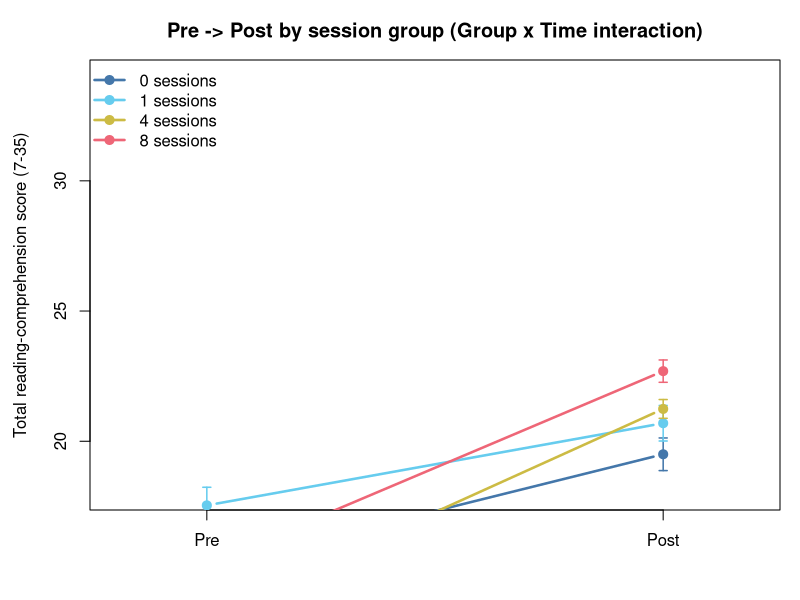
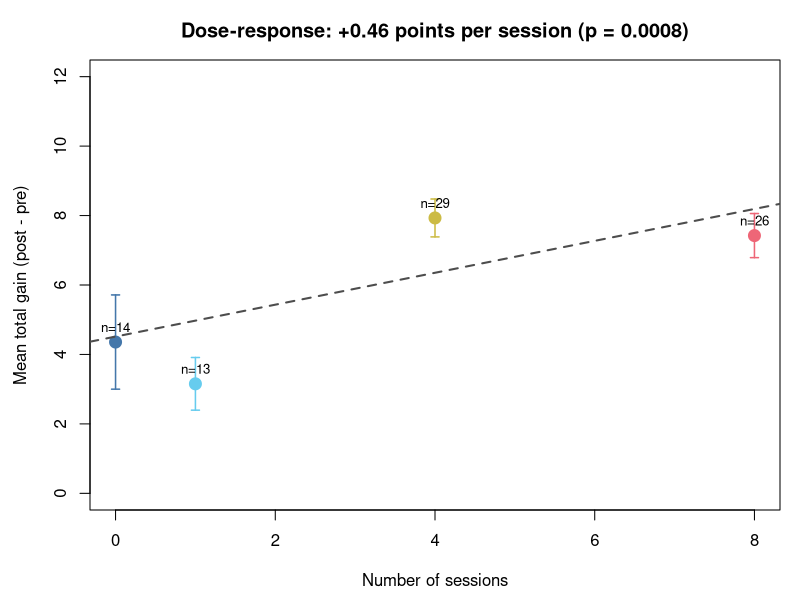
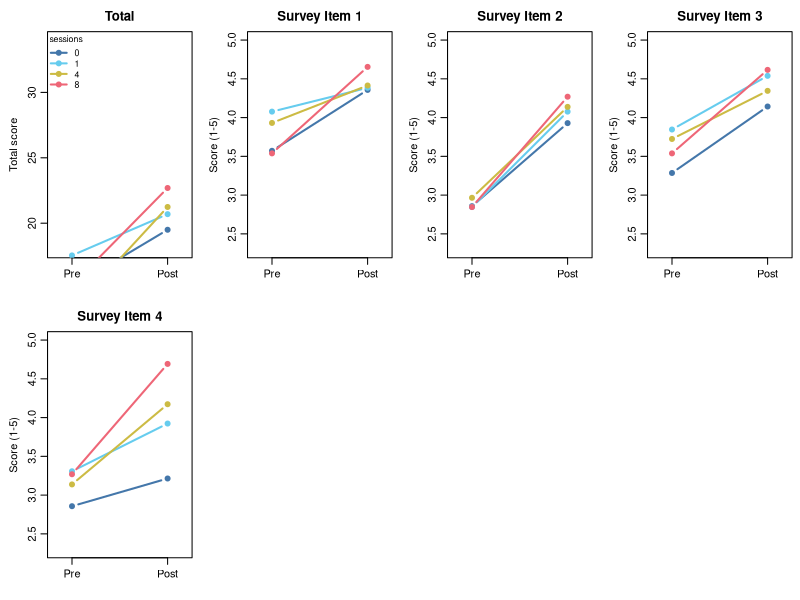

Write the R code that produced these figures, in order. (Note: this script raises an error after producing the figures.)
###########################################################################
# Plots + Tukey-on-gains for the mixed-ANOVA re-analysis
#
# Run from the repository root, AFTER mixed_anova_analysis.R:
#   Rscript ANOVA/mixed_anova_plots.R
###########################################################################
setwd(dirname(rstudioapi::getSourceEditorContext()$path))

# Generated by ../analysis_by_question.R
d <- read.csv(
  "input/student-clinician-all-cleaned.csv",
  check.names = FALSE
)
names(d)[names(d) == "Session Group"] <- "Group"
d$Group <- factor(d$Group, levels = c("0", "1", "4", "8"))
session_n <- c("0" = 0, "1" = 1, "4" = 4, "8" = 8)
glab <- levels(d$Group)
cols <- c("#4477AA", "#66CCEE", "#CCBB44", "#EE6677")  # 0/1/4/8

cell_stats <- function(pre, post) {
  n   <- as.numeric(table(d$Group))
  agg <- function(col, fun) as.numeric(tapply(d[[col]], d$Group, fun))
  data.frame(
    Group = glab,
    sessions = as.numeric(session_n[glab]),
    pre_m  = agg(pre,  mean),  pre_se  = agg(pre,  sd) / sqrt(n),
    post_m = agg(post, mean),  post_se = agg(post, sd) / sqrt(n),
    gain_m = as.numeric(tapply(d[[post]] - d[[pre]], d$Group, mean)),
    gain_se = as.numeric(tapply(d[[post]] - d[[pre]], d$Group, sd)) / sqrt(n)
  )
}

ebar <- function(x, m, se, col) arrows(x, m - se, x, m + se, angle = 90,
                                       code = 3, length = 0.04, col = col, lwd = 1.5)

## ---- Plot 1: Total interaction (pre -> post by group) ----
s <- cell_stats("TotalA", "TotalB")
png(file.path("figures/fig_total_interaction.png"), width = 1500, height = 1100, res = 200)
par(mar = c(4.5, 4.5, 3, 1))
plot(NA, xlim = c(0.8, 2.2), ylim = c(18, 34), xaxt = "n",
     xlab = "", ylab = "Total reading-comprehension score (7-35)",
     main = "Pre -> Post by session group (Group x Time interaction)")
axis(1, at = c(1, 2), labels = c("Pre", "Post"))
for (i in seq_along(glab)) {
  lines(c(1, 2), c(s$pre_m[i], s$post_m[i]), col = cols[i], lwd = 2.5, type = "b", pch = 19)
  ebar(1, s$pre_m[i],  s$pre_se[i],  cols[i])
  ebar(2, s$post_m[i], s$post_se[i], cols[i])
}
legend("topleft", legend = paste(glab, "sessions"), col = cols, lwd = 2.5, pch = 19, bty = "n")
dev.off()

## ---- Plot 2: Dose-response of total gain ----
g <- read.csv(file.path("results/followup_dose_trend.csv"))
slope <- g$slope_per_session[g$Outcome == "Total"]
icpt  <- coef(lm((d$TotalB - d$TotalA) ~ session_n[as.character(d$Group)]))[1]
png(file.path("figures/fig_total_dose_response.png"), width = 1500, height = 1100, res = 200)
par(mar = c(4.5, 4.5, 3, 1))
plot(s$sessions, s$gain_m, pch = 19, cex = 1.6, col = cols, ylim = c(0, 12),
     xlab = "Number of sessions", ylab = "Mean total gain (post - pre)",
     main = sprintf("Dose-response: +%.2f points per session (p = %.4f)", slope, g$p[g$Outcome=="Total"]))
ebar(s$sessions, s$gain_m, s$gain_se, cols)
abline(a = icpt, b = slope, lty = 2, col = "grey30", lwd = 2)
text(s$sessions, s$gain_m, labels = paste0("n=", table(d$Group)), pos = 3, cex = 0.8)
dev.off()

## ---- Plot 3: per-item interaction panel (Total + Survey Items 1-7) ----
items <- c("Total", paste0("RC", 1:7))
labs  <- c("Total", paste("Survey Item", 1:7))   # display labels for RC1-RC7
prec  <- c("TotalA", paste0("RC", 1:7, "A"))
postc <- c("TotalB", paste0("RC", 1:7, "B"))
png(file.path("figures/fig_item_interaction_panel.png"), width = 2000, height = 1100, res = 175)
par(mfrow = c(2, 4), mar = c(3.2, 3.6, 2.4, 0.6), mgp = c(2.1, 0.7, 0))
for (k in seq_along(items)) {
  s <- cell_stats(prec[k], postc[k])
  yl <- if (items[k] == "Total") c(18, 34) else c(2.3, 5)
  yax <- if (items[k] == "Total") "Total score" else "Score (1-5)"
  plot(NA, xlim = c(0.8, 2.2), ylim = yl, xaxt = "n", xlab = "", ylab = yax, main = labs[k])
  axis(1, at = c(1, 2), labels = c("Pre", "Post"))
  for (i in seq_along(glab)) {
    lines(c(1, 2), c(s$pre_m[i], s$post_m[i]), col = cols[i], lwd = 2, type = "b", pch = 19, cex = 0.8)
  }
  if (k == 1) legend("topleft", legend = glab, col = cols, lwd = 2, pch = 19, bty = "n", cex = 0.8, title = "sessions")
}
dev.off()

## ---- Tukey HSD on GAIN scores (baseline-corrected pairwise) ----
tuk_rows <- list()
for (k in seq_along(items)) {
  gain <- d[[postc[k]]] - d[[prec[k]]]
  th <- TukeyHSD(aov(gain ~ d$Group))$`d$Group`
  for (r in rownames(th)) {
    tuk_rows[[length(tuk_rows) + 1]] <- data.frame(
      Outcome = labs[k], Comparison = r,
      Diff_in_gain = round(th[r, "diff"], 3),
      lwr = round(th[r, "lwr"], 3), upr = round(th[r, "upr"], 3),
      p_adj = signif(th[r, "p adj"], 4),
      Sig = ifelse(th[r, "p adj"] < 0.05, "*", "")
    )
  }
}
tukey <- do.call(rbind, tuk_rows)
write.csv(tukey, file.path("results/followup_tukey_on_gains.csv"), row.names = FALSE)
cat("Tukey HSD on GAIN scores (significant pairs only):\n")
print(tukey[tukey$Sig == "*", ], row.names = FALSE)
cat("\nSaved figures to 'results' and tables to figures\n")
